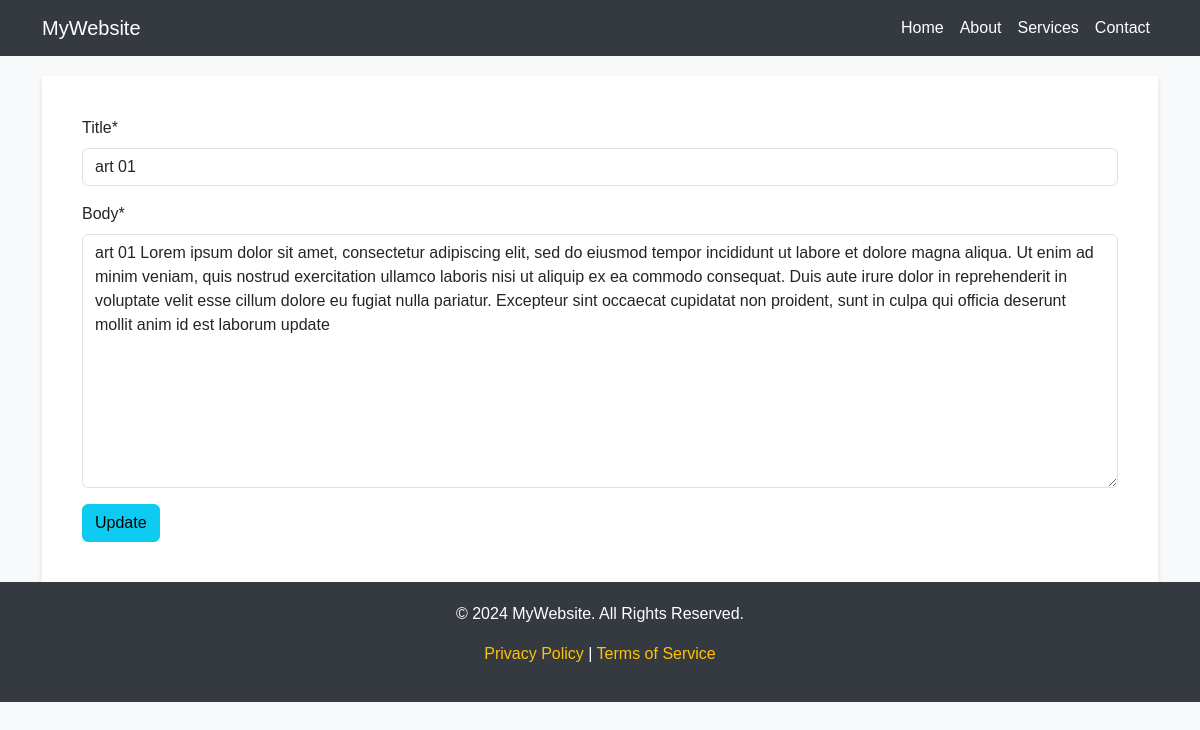
Screenshot of /articles/1/edit/ with the database file from the repository.
### articles/models.py (models this page shows, shortened)
class Article(models.Model):
    title = models.CharField(max_length=200)
    body = models.TextField()
    date=models.DateField(auto_now_add=True)
    author = models.ForeignKey(settings.AUTH_USER_MODEL, on_delete=models.CASCADE)

### articles/views.py (the view)
# urls.py: path("<int:pk>/edit/",ArticleUpdateView.as_view(),name="article_edit"),
class ArticleUpdateView(UpdateView):
    model = Article
    fields = ['title', 'body']
    template_name = "article_edit.html"

### articles/templates/article_edit.html
{% extends "base.html" %}
{% load crispy_forms_tags %}
{% block content %}
    <form method="POST">{% csrf_token %}
        {{ form|crispy }}
        <input type="submit" class="btn btn-info ml-2" value="Update">
    </form>
{% endblock content%}

### accounts/templates/base.html (style rules this page uses)
body { font-family: 'Arial', sans-serif; background-color: #f8f9fa; }

### rows the page displays
Article: title "art 01", body "art 01 Lorem ipsum dolor sit amet, consectetur adipiscing elit, sed do eiusmod tempor incididunt ut labore et dolore magna aliqua. Ut enim ad minim veniam, quis nostrud exercitation ullamco laboris nisi ut aliquip ex ea commodo consequat. Duis aute irure dolor in reprehenderit in voluptate velit esse cillum dolore eu fugiat nulla pariatur. Excepteur sint occaecat cupidatat non proident, sunt in culpa qui officia deserunt mollit anim id est laborum update"
